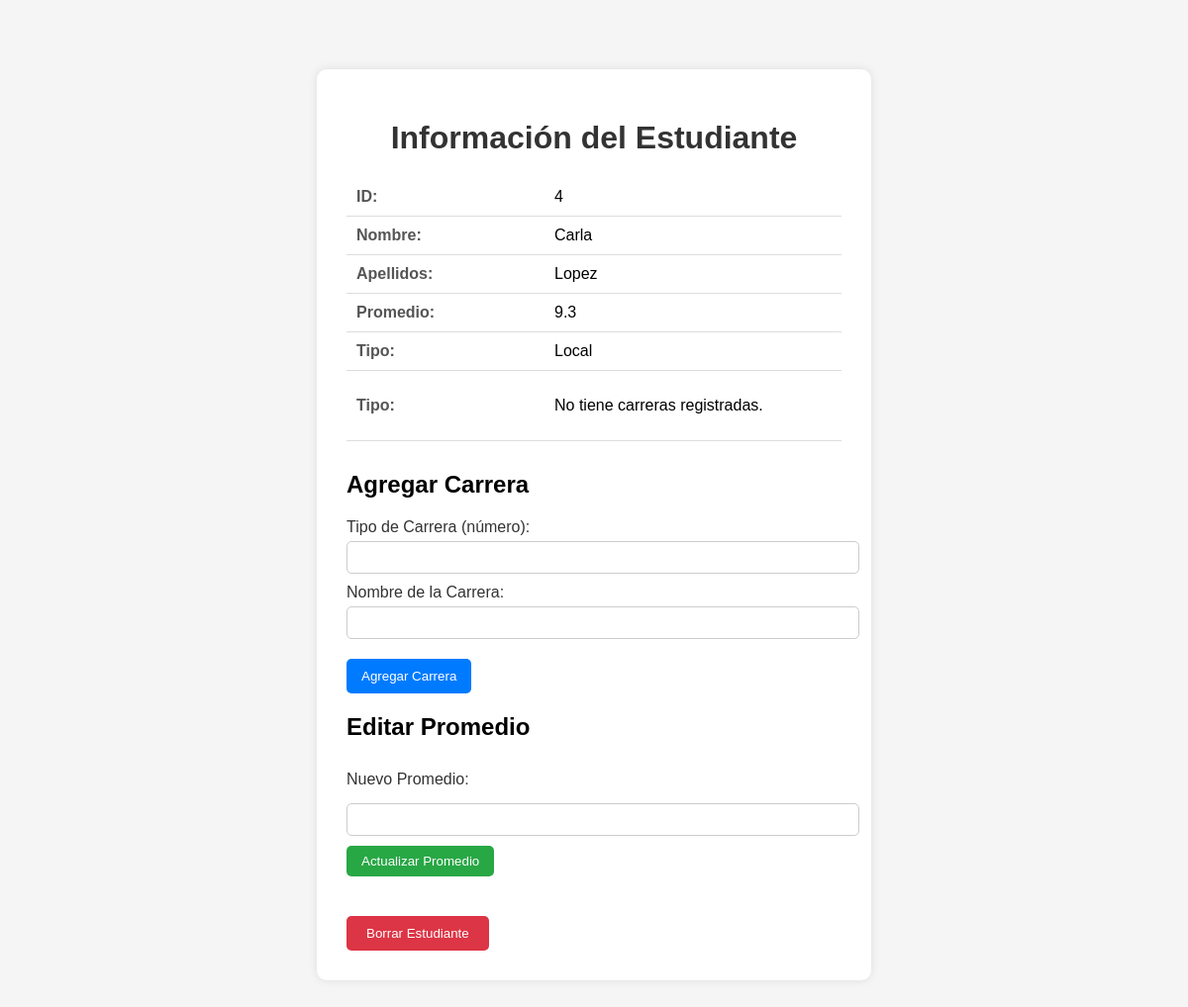
The app's page /myfirstapp/4/detalles/ with its own data.
### myfirstapp/models.py (models this page shows, shortened)
class Estudiante(models.Model):
    nombre = models.CharField(max_length=200)
    apellidos = models.CharField(max_length=200)
    edad = models.IntegerField(default=0)
    promedio = models.FloatField(default=9.99)
    foraneo = models.BooleanField(default=False)

### myfirstapp/views.py (the view)
# urls.py: path("<int:estudiante_id>/detalles/", views.detalles,name="detalles"),
def detalles(request, estudiante_id):
    estudiante = get_object_or_404(Estudiante, pk=estudiante_id)
    carreras = estudiante.carrera_set.all()
    return render(request, "myfirstapp/detalles.html",
    {"estudiante": estudiante,"carreras": carreras} )

### myfirstapp/templates/myfirstapp/detalles.html (shortened to what this page needs)
<!DOCTYPE html>
<html>
  <head>
  </head>
  <body>
    <div class="container">
      <h1>Información del Estudiante</h1>
      {% if estudiante %}
        <table>
          <tr>
            <td class="label">ID:</td>
            <td>{{ estudiante.id }}</td>
          </tr>
          <tr>
            <td class="label">Nombre:</td>
            <td>{{ estudiante.nombre }}</td>
          </tr>
          <tr>
            <td class="label">Apellidos:</td>
            <td>{{ estudiante.apellidos }}</td>
          </tr>
          <tr>
            <td class="label">Promedio:</td>
            <td>{{ estudiante.promedio }}</td>
          </tr>
          <tr>
            <td class="label">Tipo:</td>
            <td>
              {% if estudiante.foraneo %}
                Foráneo
              {% else %}
                Local
              {% endif %}
            </td>
          </tr>
          <tr>
            <td class="label">Tipo:</td>
            <td>
              {% if carreras %}
                <ul>
                  {% for carrera in carreras %}
                    <li><strong>{{ carrera.nombre }}</strong> (Tipo: {{ carrera.tipo }})</li>
                  {% endfor %}
                </ul>
              {% else %}
                <p>No tiene carreras registradas.</p>
              {% endif %}
            </td>
          </tr>
        </table>
        <form action="" method="get" onsubmit="return redirectToCarrera(event)">
          <h2>Agregar Carrera</h2>
          <label>
            Tipo de Carrera (número):
            <input type="text" id="tipo" required>
          </label>
          <label>
            Nombre de la Carrera:
            <input type="text" id="nombre" required>
          </label>
          <input type="submit" value="Agregar Carrera">
        </form>
        <h2>Editar Promedio</h2>
        <form action="{% url 'myfirstapp:edita_estudiante' estudiante.id 'nuevo_promedio' %}" method="GET" onsubmit="this.action = this.action.replace('nuevo_promedio', this.promedio.value)">
          <label for="promedio">Nuevo Promedio:</label>
          <input type="text" name="promedio" required>
          <input type="submit" value="Actualizar Promedio" style="background-color: #28a745; color: white; padding: 8px 15px; border: none; border-radius: 5px; cursor: pointer; margin-top: 10px;">
        </form>
        <form action="{% url 'myfirstapp:borra_estudiante' estudiante.id %}" method="POST" onsubmit="return confirm('¿Estás seguro de que deseas borrar este estudiante?');">
            <input type="submit" value="Borrar Estudiante" style="background-color: #dc3545; color: white; border: none; padding: 10px 20px; border-radius: 5px; cursor: pointer;">
        </form>
      {% else %}
        <p>No se encontró información del estudiante.</p>
      {% endif %}
    </div>
  </body>
</html>

### myfirstapp/templates/myfirstapp/detalles.html (style rules this page uses)
body { font-family: Arial, sans-serif; background-color: #f5f5f5; margin: 0; padding: 20px; }
.container { max-width: 500px; margin: 50px auto; background-color: white; padding: 30px; border-radius: 10px; box-shadow: 0 0 10px rgba(0,0,0,0.1); }
h1 { text-align: center; color: #333; }
table { width: 100%; border-collapse: collapse; margin-top: 20px; }
td { padding: 10px; border-bottom: 1px solid #ddd; }
td.label { font-weight: bold; color: #555; width: 40%; }
form { margin-top: 30px; }
label { display: block; margin-bottom: 10px; color: #333; }
input[type="text"] { width: 100%; padding: 8px; margin-top: 5px; border: 1px solid #ccc; border-radius: 5px; }
input[type="submit"] { background-color: #007bff; color: white; border: none; padding: 10px 15px; border-radius: 5px; cursor: pointer; margin-top: 10px; }

### records on screen
Estudiante: id "4", nombre "Carla", apellidos "Lopez", promedio "9.3"
